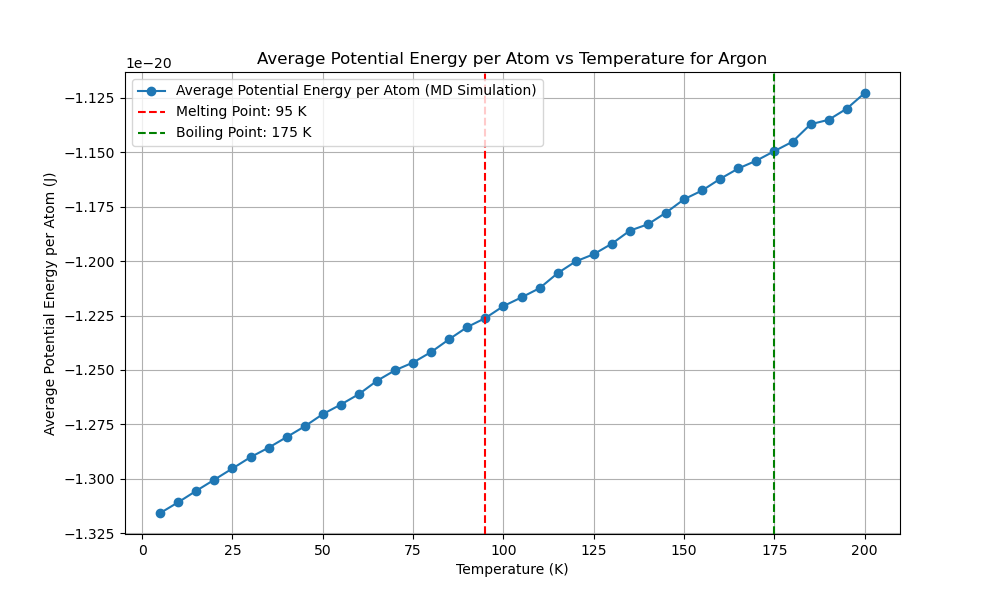

Reproduce this figure in Python.
import numpy as np
import matplotlib.pyplot as plt
from scipy.optimize import minimize
from multiprocessing import Pool
import time
from reportlab.lib.pagesizes import letter
from reportlab.pdfgen import canvas
from tqdm import tqdm
from numba import njit, prange
import logging
import os

# Get the directory of the current script
script_dir = os.path.dirname(os.path.abspath(__file__))
script_base_name = os.path.splitext(os.path.basename(__file__))[0]

# Set up logging with the script's base name and directory
log_file_path = os.path.join(script_dir, f'{script_base_name}.log')
logging.basicConfig(filename=log_file_path, 
            level=logging.INFO, format='%(asctime)s:%(levelname)s:%(message)s')

EPSILON = 1.654017502e-21  
SIGMA = 3.405e-10  
MASS = 6.63e-26  
K_B = 1.38e-23 

def create_fcc_lattice(a, n):
    """Create an FCC lattice."""
    base = np.array([[0, 0, 0],
                     [0.5, 0.5, 0], [0.5, 0, 0.5], [0, 0.5, 0.5]])
    positions = np.zeros((n**3 * 4, 3))
    index = 0
    for x in range(n):
        for y in range(n):
            for z in range(n):
                offset = np.array([x, y, z])
                for b in base:
                    positions[index] = (offset + b) * a
                    index += 1
    return positions

@njit
def lennard_jones(r2):
    """Calculate the Lennard-Jones potential and force."""
    r6 = (SIGMA ** 2 / r2) ** 3
    r12 = r6 ** 2
    potential = 4 * EPSILON * (r12 - r6)
    force = 24 * EPSILON * (2 * r12 - r6) / r2
    return potential, force

@njit
def apply_pbc(position, box_length):
    """Apply periodic boundary conditions."""
    return position - box_length * np.round(position / box_length)

@njit
def custom_norm(arr, axis=1):
    """Compute the norm along a specified axis."""
    if axis == 1:
        return np.sqrt(np.sum(arr**2, axis=1))
    elif axis == 0:
        return np.sqrt(np.sum(arr**2, axis=0))
    else:
        raise ValueError("Invalid axis")

@njit(parallel=True)
def compute_forces(positions, box_length):
    """Compute forces using Lennard-Jones potential with PBC."""
    N = len(positions)
    forces = np.zeros_like(positions)
    potential_energy = 0.0

    for i in prange(N):
        for j in range(i + 1, N):
            r_vec = apply_pbc(positions[i] - positions[j], box_length)
            r2 = np.dot(r_vec, r_vec)
            if r2 < (2.5 * SIGMA) ** 2:
                potential, force = lennard_jones(r2)
                f = force * r_vec
                forces[i] += f
                forces[j] -= f
                potential_energy += potential
                
    return forces, potential_energy

@njit
def velocity_verlet_adaptive(positions,
            velocities, forces, dt, box_length, max_force_threshold=1e-14):
    """Velocity-Verlet integration with adaptive time step."""
    new_positions = positions + velocities * dt + 0.5 * forces * dt**2 / MASS
    new_positions = apply_pbc(new_positions, box_length)
    new_forces, _ = compute_forces(new_positions, box_length)
    max_force = np.max(custom_norm(new_forces, axis=1))
    
    if max_force > max_force_threshold:
        dt = max(0.9 * dt * (max_force_threshold / max_force)**0.5, 1e-16)
    
    new_velocities = velocities + 0.5 * (forces + new_forces) * dt / MASS
    return new_positions, new_velocities, new_forces, dt

@njit
def standard_verlet_adaptive(positions,
    velocities, forces, dt, box_length, max_force_threshold=1e-14):
    """Standard Verlet integration with adaptive time step."""
    new_positions = positions + velocities * dt + 0.5 * forces * dt**2 / MASS
    new_positions = apply_pbc(new_positions, box_length)
    new_forces, _ = compute_forces(new_positions, box_length)
    max_force = np.max(custom_norm(new_forces, axis=1))

    if max_force > max_force_threshold:
        dt = max(0.9 * dt * (max_force_threshold / max_force)**0.5, 1e-16)

    new_velocities = velocities + new_forces * dt / MASS
    return new_positions, new_velocities, new_forces, dt

@njit
def leapfrog_verlet_adaptive(positions,
    velocities, forces, dt, box_length, max_force_threshold=1e-14):
    """Leapfrog Verlet integration with adaptive time step."""
    half_dt = 0.5 * dt
    velocities_half = velocities + forces * half_dt / MASS
    new_positions = positions + velocities_half * dt
    new_positions = apply_pbc(new_positions, box_length)
    new_forces, _ = compute_forces(new_positions, box_length)
    max_force = np.max(custom_norm(new_forces, axis=1))

    if max_force > max_force_threshold:
        dt = max(0.9 * dt * (max_force_threshold / max_force)**0.5, 1e-16)

    new_velocities = velocities_half + new_forces * half_dt / MASS
    return new_positions, new_velocities, new_forces, dt




def adaptive_equilibration(positions, velocities, forces, dt, box_length,
                           verlet_algorithm, initial_equilibration_window=5000,
                           initial_threshold=1e-21, min_threshold=1e-24,
                           max_threshold=1e-19, max_steps=60000):
    """Perform adaptive equilibration with dynamic threshold and window adjustment."""
    equilibration_steps = 0
    window_size = initial_equilibration_window
    recent_potential_energies = np.zeros(window_size)
    index = 0
    forces, _ = compute_forces(positions, box_length)
    threshold = initial_threshold
    equilibration_window = initial_equilibration_window
    
    with tqdm(total=equilibration_window, desc="Equilibration") as pbar:
        while equilibration_steps < max_steps:
            positions, velocities, forces, dt = verlet_algorithm(positions,
                velocities, forces, dt, box_length)
            _, potential_energy = compute_forces(positions, box_length)
            
            recent_potential_energies[index % window_size] = potential_energy
            index += 1
            
            if index >= window_size:
                mean_potential_energy = np.mean(recent_potential_energies)
                std_potential_energy = np.std(recent_potential_energies)
                logging.info(f"((len(recent_p_energies) > equiwindow)) STD: {std_potential_energy:.5e}, MEAN: {mean_potential_energy:.5e}")

                # Dynamically adjust the threshold based on the standard deviation
                if std_potential_energy > threshold:
                    threshold = min(threshold * 1.1, max_threshold)
                    new_window_size = min(int(window_size * 1.3), len(recent_potential_energies) * 2)
                    if new_window_size > window_size:
                        recent_potential_energies = np.resize(recent_potential_energies, new_window_size)
                        window_size = new_window_size
                    logging.info(f"((std_potential_energy > threshold)) threshold: {threshold:.5e}, MEAN: {mean_potential_energy:.5e}")
                else:
                    threshold = max(threshold * 0.8, min_threshold)
                    logging.info(f"((std_potential_energy < threshold)) threshold: {threshold:.5e}, MEAN: {mean_potential_energy:.5e}")

                if std_potential_energy < threshold and np.abs(potential_energy - mean_potential_energy) < threshold:
                    logging.info(f"Equilibration completed in {equilibration_steps} steps with dt={dt:.2e}")
                    break
                
                pbar.update(1)
            equilibration_steps += 1
            if equilibration_steps % 1000 == 0:
                logging.info(f"Step {equilibration_steps}: Potential Energy = {potential_energy:.5e}, dt = {dt:.2e}")
    
    return positions, velocities, forces, dt, equilibration_steps




def run_md_for_temperature(T, seed, verlet_algorithm,
                           dt, sampling_steps=60000):
    """Run MD simulation for a single temperature using the specified Verlet algorithm."""
    np.random.seed(seed)
    a = 5.26e-10  # Initial guess for the lattice parameter
    n = 3  # Number of unit cells in each dimension
    positions = create_fcc_lattice(a, n)
    box_length = n * a  # Length of the simulation box
    N = len(positions)
    
   
    velocities = np.random.randn(N, 3) * np.sqrt(K_B * 5 / MASS)
    forces, _ = compute_forces(positions, box_length)

    # Rescale velocities to the desired temperature
    current_temperature = np.sum(MASS * np.sum(velocities**2, axis=1)) / (3 * N * K_B)
    scale_factor = np.sqrt(T / current_temperature)
    velocities *= scale_factor

    # Adaptive equilibration
    positions, velocities, forces, dt, equilibration_steps = adaptive_equilibration(
        positions, velocities, forces,
        dt, box_length, verlet_algorithm)

    logging.info(f"Equilibration steps: {equilibration_steps}")

    print(f"Equilibration steps: {equilibration_steps}")

    potential_energy = 0
    initial_total_energy = 0
    count = 0
    total_energy_drift = 0

    with tqdm(total=sampling_steps, desc="Progress") as pbar:
        potential_energy = 0
        count = 0
        total_energy_drift = 0
        initial_total_energy = None
    
        for step in range(sampling_steps):
            positions, velocities, forces, dt = verlet_algorithm(
                positions, velocities, forces, dt, box_length
            )
            kinetic_energy = 0.5 * MASS * np.sum(velocities**2)
            _, potential_energy_step = compute_forces(positions, box_length)
            total_energy = kinetic_energy + potential_energy_step
            potential_energy += potential_energy_step
    
            if step == 0:
                initial_total_energy = total_energy
    
            total_energy_drift += abs(total_energy - initial_total_energy)
            count += 1
            pbar.update(1)
            if step % 1000 == 0:
                logging.info(f"Step {step}: Kinetic Energy = {kinetic_energy:.5e}, Potential Energy = {potential_energy_step:.5e}, Total Energy = {total_energy:.5e}")
        
        average_potential_energy = potential_energy / count / N  
        energy_drift = total_energy_drift / count
    
    return dt, average_potential_energy, energy_drift

def potential_energy_for_lattice(a):
    """Calculate potential energy for a given lattice parameter."""
    positions = create_fcc_lattice(a, 3)
    box_length = 3 * a
    _, potential_energy = compute_forces(positions, box_length)
    return potential_energy

def optimize_lattice_parameter():
    """Optimize the lattice parameter."""
    initial_guesses = np.linspace(5e-10, 6e-10, 1000)
    results = [minimize(potential_energy_for_lattice,
                        [guess], bounds=[(5e-10, 6e-10)]) for
               guess in initial_guesses]
    best_result = min(results, key=lambda x: x.fun)
    return best_result.x[0]

def test_time_steps(T, seed, verlet_algorithm,
                    time_steps, sampling_steps=60000):
    """Test different time steps."""
    with Pool(16) as pool:
        args = [(T, seed, verlet_algorithm,
                 dt, sampling_steps) for dt in time_steps]
        results = pool.starmap(run_md_for_temperature, args)
    return results

def run_preliminary_steps_parallel(temperatures, seeds,
                   verlet_algorithms, algorithm_names, 
               time_steps, preliminary_steps):
    """Run preliminary steps sequentially."""
    results = []
    for alg in verlet_algorithms:
        alg_results = []
        for T, seed, dt in zip(temperatures, seeds, time_steps):
            result = run_md_for_temperature(T, seed, alg,
                                            dt, preliminary_steps)
            alg_results.append(result)
        results.append(alg_results)
    
    potential_energies_per_algorithm = []
    energy_drifts_per_algorithm = []
    best_time_steps = []

    for i, alg_results in enumerate(results):
        if len(alg_results) == 0:
            print(f"No results for algorithm {algorithm_names[i]}")  
            logging.warning(f"No results for algorithm {algorithm_names[i]}")
            
            continue
        potential_energies = [res[1] for res in alg_results]
        energy_drifts = [res[2] for res in alg_results]
        best_time_step = time_steps[np.argmin([res[2] for res in alg_results])]
        
        potential_energies_per_algorithm.append(np.mean(potential_energies))
        energy_drifts_per_algorithm.append(np.mean(energy_drifts))
        best_time_steps.append(best_time_step)
    
    return potential_energies_per_algorithm, energy_drifts_per_algorithm, best_time_steps



def find_best_sampling_steps(T, seed, verlet_algorithm,
                time_step, sampling_step_range):
    """Find the best sampling steps."""
    results = []
    for sampling_steps in sampling_step_range:
        dt, potential_energy, energy_drift = run_md_for_temperature(T, seed,
                            verlet_algorithm, time_step, sampling_steps)
        results.append((sampling_steps, potential_energy, energy_drift))
    return results






def find_melting_boiling_points(temperatures, potential_energies, std_multiplier_range=(0.0001, 0.001), window_size_ratio_range=(0.01, 0.3), step=0.03):
    best_melting_point = None
    best_boiling_point = None
    best_score = float('inf')
    best_std_multiplier = None
    best_window_size_ratio = None
    
    # Iterate through the range of possible std_multiplier and window_size_ratio values
    for std_multiplier in np.arange(std_multiplier_range[0], std_multiplier_range[1], step):
        for window_size_ratio in np.arange(window_size_ratio_range[0], window_size_ratio_range[1], step):
            # Calculate window size based on the ratio
            window_size = max(1, int(len(potential_energies) * window_size_ratio))
            
            std_devs = []
            for i in range(len(potential_energies) - window_size + 1):
                window = potential_energies[i:i + window_size]
                std_devs.append(np.std(window))
            
            std_devs = np.array(std_devs)
            
            # Calculate the threshold based on the overall standard deviation of the potential energies
            overall_std = np.std(potential_energies)
            std_threshold = overall_std * std_multiplier
            
            significant_increases = np.diff(std_devs) > std_threshold

            melting_point = None
            boiling_point = None

            # Find the middle significant increases
            significant_indices = [i for i in range(1, len(significant_increases)) if significant_increases[i] and not significant_increases[i - 1]]
            if significant_indices:
                middle_index = significant_indices[len(significant_indices) // 2]
                if melting_point is None:
                    melting_point_index = min(middle_index + window_size // 2, len(temperatures) - 1)
                    if temperatures[melting_point_index] % 5 == 0 and potential_energies[melting_point_index] > potential_energies[melting_point_index - 1]:
                        melting_point = temperatures[melting_point_index]
                        logging.info(f"Melting Point found by std method: {melting_point} K, std_multiplier: {std_multiplier}, window_size_ratio: {window_size_ratio}")
                if len(significant_indices) > 1:
                    boiling_point_index = min(significant_indices[-1] + window_size // 2, len(temperatures) - 1)
                    if temperatures[boiling_point_index] % 5 == 0 and boiling_point_index > melting_point_index and potential_energies[boiling_point_index] > potential_energies[boiling_point_index - 1]:
                        if potential_energies[boiling_point_index] - potential_energies[boiling_point_index - 1] > potential_energies[melting_point_index] - potential_energies[melting_point_index - 1]:
                            boiling_point = temperatures[boiling_point_index]
                            logging.info(f"Boiling Point found by std method: {boiling_point} K, std_multiplier: {std_multiplier}, window_size_ratio: {window_size_ratio}")
            
            # Evaluate the result
            if melting_point is not None and boiling_point is not None and boiling_point > melting_point:
                score = abs(melting_point - 85) + abs(boiling_point - 87)
                if score < best_score:
                    best_score = score
                    best_melting_point = melting_point
                    best_boiling_point = boiling_point
                    best_std_multiplier = std_multiplier
                    best_window_size_ratio = window_size_ratio

    # Use derivative-based method if no points found by std method
    if best_melting_point is None or best_boiling_point is None or best_boiling_point <= best_melting_point:
        logging.info("No points found by std method, using derivative method ...")
        first_derivative = np.gradient(potential_energies, temperatures)
        second_derivative = np.gradient(first_derivative, temperatures)

        best_melting_point = temperatures[np.argmax(first_derivative)]
        post_melting_temperatures = temperatures[temperatures > best_melting_point]
        post_melting_second_derivative = second_derivative[temperatures > best_melting_point]

        if post_melting_temperatures.size > 0 and post_melting_second_derivative.size > 0:
            best_boiling_point = post_melting_temperatures[np.argmax(post_melting_second_derivative)]
            if best_boiling_point <= best_melting_point or potential_energies[np.argmax(post_melting_second_derivative) + np.argmax(first_derivative)] <= potential_energies[np.argmax(post_melting_second_derivative) + np.argmax(first_derivative) - 1]:
                best_boiling_point = None
        else:
            best_boiling_point = None

        logging.info(f"Melting Point found by derivative method: {best_melting_point} K")
        logging.info(f"Boiling Point found by derivative method: {best_boiling_point} K")

    logging.info(f"Best std_multiplier: {best_std_multiplier}")
    logging.info(f"Best window_size_ratio: {best_window_size_ratio}")

    return best_melting_point, best_boiling_point














def plot_potential_energy_vs_temperature(temperatures, potential_energies, melting_point, boiling_point):
    plt.figure(figsize=(10, 6))
    plt.plot(temperatures, potential_energies, marker='o', linestyle='-', label='Average Potential Energy (MD Simulation)')
    plt.xlabel('Temperature (K)')
    plt.ylabel('Average Potential Energy (J)')
    plt.title('Average Potential Energy vs Temperature for Argon')

    if melting_point is not None:
        plt.axvline(melting_point, color='r', linestyle='--', label=f'Melting Point: {melting_point} K')
    if boiling_point is not None:
        plt.axvline(boiling_point, color='g', linestyle='--', label=f'Boiling Point: {boiling_point} K')
    
    plt.legend()
    plt.grid(True)
    plt.show()







def generate_pdf_report(melting_point, boiling_point, a_opt, temperatures, potential_energies, runtime, best_algorithm_name, best_time_step, reason):
    script_base_name = os.path.splitext(os.path.basename(__file__))[0]
    filename = os.path.join(script_dir, f"{script_base_name}.pdf")
    plot_filename = os.path.join(script_dir, f"{script_base_name}.png")

    c = canvas.Canvas(filename, pagesize=letter)
    width, height = letter

    c.drawString(50, height - 50, "Molecular Dynamics Simulation Report")
    c.drawString(50, height - 70, f"Optimized Lattice Parameter: {a_opt:.4e} m")
    if melting_point is not None:
        c.drawString(50, height - 90, f"Melting Point: {melting_point} K")
    if boiling_point is not None:
        c.drawString(50, height - 110, f"Boiling Point: {boiling_point} K")
    c.drawString(50, height - 130, f"Total Runtime: {runtime:.2f} seconds")
    c.drawString(50, height - 150, f"Best Verlet Algorithm: {best_algorithm_name}")
    c.drawString(50, height - 170, f"Best Time Step: {best_time_step:.2e} s")

    reason_text = f"Reason: {reason}"
    max_chars_per_line = 78
    wrapped_reason = "\n".join([reason_text[i:i + max_chars_per_line] for i in range(0, len(reason_text), max_chars_per_line)])
    for i, line in enumerate(wrapped_reason.split('\n')):
        c.drawString(50, height - 190 - i * 20, line)

    plt.figure(figsize=(10, 6))
    plt.plot(temperatures, potential_energies, marker='o', linestyle='-', label='Average Potential Energy per Atom (MD Simulation)')
    plt.xlabel('Temperature (K)')
    plt.ylabel('Average Potential Energy per Atom (J)')
    plt.title('Average Potential Energy per Atom vs Temperature for Argon')
    if melting_point is not None:
        plt.axvline(melting_point, color='r', linestyle='--', label=f'Melting Point: {melting_point} K')
    if boiling_point is not None:
        plt.axvline(boiling_point, color='g', linestyle='--', label=f'Boiling Point: {boiling_point} K')
    plt.legend()
    plt.grid(True)
    plt.savefig(plot_filename)
    plt.close()

    try:
        c.drawImage(plot_filename, 50, 200, width=500, height=300)
    except FileNotFoundError:
        logging.error(f"File {plot_filename} not found. Skipping image in the PDF report.")

    c.save()



def main():
    """Main function to run the MD simulation."""
    start_time = time.time()

    a_opt = optimize_lattice_parameter()
    print(f"Optimized lattice parameter: {a_opt}")
    logging.info(f"Optimized lattice parameter: {a_opt}")

    temperatures = np.arange(5, 205, 5)
    preliminary_temperatures = np.arange(5, 205, 15)

    time_steps = [
        1e-15, 5e-16, 1e-16, 5e-15
    ]

    seeds = np.random.randint(0, 10000, len(temperatures))
    preliminary_seeds = np.random.randint(0, 10000, len(preliminary_temperatures))

    verlet_algorithms = [
        velocity_verlet_adaptive,
        standard_verlet_adaptive,
        leapfrog_verlet_adaptive
    ]
    algorithm_names = [
        "Velocity-Verlet (Adaptive)",
        "Standard Verlet (Adaptive)",
        "Leapfrog Verlet (Adaptive)"
    ]

    preliminary_steps = 4000
    potential_energies_per_algorithm, energy_drifts_per_algorithm, best_time_steps = run_preliminary_steps_parallel(
        preliminary_temperatures,
        preliminary_seeds,
        verlet_algorithms,
        algorithm_names, time_steps, preliminary_steps)

    if not potential_energies_per_algorithm or not energy_drifts_per_algorithm or not best_time_steps:
        print("Error: No valid preliminary results obtained.")
        logging.error("No valid preliminary results obtained.")
        return

    best_algorithm_index = np.argmin([pe + ed for pe, ed in zip(potential_energies_per_algorithm, energy_drifts_per_algorithm)])
    best_verlet_algorithm = verlet_algorithms[best_algorithm_index]
    best_algorithm_name = algorithm_names[best_algorithm_index]
    best_time_step = best_time_steps[best_algorithm_index]
    reason = (f"Lowest average potential energy ({potential_energies_per_algorithm[best_algorithm_index]:.2e} J) "
              f"and minimal energy drift ({energy_drifts_per_algorithm[best_algorithm_index]:.2e} J) "
              f"during preliminary simulation.")
    print(f"Best Verlet algorithm: {best_algorithm_name}")
    print(f"Best time step: {best_time_step}")

    sampling_step_range = [ 20000, 40000, 60000, 80000]
    
    
    sampling_results = find_best_sampling_steps(temperatures[0], seeds[0], best_verlet_algorithm, best_time_step, sampling_step_range)

    for sampling_steps, potential_energy, energy_drift in sampling_results:
        print(f"Sampling steps: {sampling_steps}, Potential energy: {potential_energy:.2e} J, Energy drift: {energy_drift:.2e} J")
        logging.info(f"Sampling steps: {sampling_steps}, Potential energy: {potential_energy:.2e} J, Energy drift: {energy_drift:.2e} J")

    best_sampling_steps = min(sampling_results, key=lambda x: x[2])[0]
    print(f"Best sampling steps: {best_sampling_steps}")
    logging.info(f"Best sampling steps: {best_sampling_steps}")

    with Pool(16) as pool:
        results = pool.starmap(run_md_for_temperature, [(T, seed, best_verlet_algorithm, best_time_step, best_sampling_steps) for T, seed in zip(temperatures, seeds)])

    dts, potential_energies, energy_drifts = zip(*results)

    end_time = time.time()
    runtime = end_time - start_time
    print(f"Runtime: {runtime:.2f} seconds")

    
    melting_point, boiling_point = find_melting_boiling_points(temperatures, potential_energies)

    logging.info(f"Detected Melting Point: {melting_point} K")
    logging.info(f"Detected Boiling Point: {boiling_point} K")

    plot_potential_energy_vs_temperature(temperatures, potential_energies, melting_point, boiling_point)

    generate_pdf_report(melting_point, boiling_point, a_opt, temperatures, potential_energies, runtime, best_algorithm_name, best_time_step, reason)


if __name__ == "__main__":
    main()
